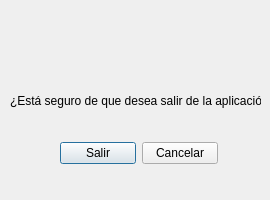
<?xml version="1.0" encoding="UTF-8"?>
<ui version="4.0">
 <class>dlgSalir</class>
 <widget class="QDialog" name="dlgSalir">
  <property name="geometry">
   <rect>
    <x>0</x>
    <y>0</y>
    <width>270</width>
    <height>200</height>
   </rect>
  </property>
  <property name="minimumSize">
   <size>
    <width>270</width>
    <height>20</height>
   </size>
  </property>
  <property name="maximumSize">
   <size>
    <width>270</width>
    <height>200</height>
   </size>
  </property>
  <property name="windowTitle">
   <string>Dialog</string>
  </property>
  <widget class="QLabel" name="labelSalir">
   <property name="geometry">
    <rect>
     <x>10</x>
     <y>90</y>
     <width>251</width>
     <height>21</height>
    </rect>
   </property>
   <property name="font">
    <font>
     <pointsize>9</pointsize>
    </font>
   </property>
   <property name="text">
    <string>¿Está seguro de que desea salir de la aplicación?</string>
   </property>
  </widget>
  <widget class="QLabel" name="labelImagen">
   <property name="geometry">
    <rect>
     <x>100</x>
     <y>20</y>
     <width>71</width>
     <height>71</height>
    </rect>
   </property>
   <property name="font">
    <font>
     <pointsize>12</pointsize>
    </font>
   </property>
   <property name="text">
    <string/>
   </property>
   <property name="pixmap">
    <pixmap>../img/peligro.png</pixmap>
   </property>
   <property name="scaledContents">
    <bool>true</bool>
   </property>
  </widget>
  <widget class="QWidget" name="layoutWidget">
   <property name="geometry">
    <rect>
     <x>60</x>
     <y>140</y>
     <width>158</width>
     <height>26</height>
    </rect>
   </property>
   <layout class="QHBoxLayout" name="horizontalLayout">
    <item>
     <widget class="QPushButton" name="buttonSalir">
      <property name="text">
       <string>Salir</string>
      </property>
     </widget>
    </item>
    <item>
     <widget class="QPushButton" name="buttonCancelar">
      <property name="text">
       <string>Cancelar</string>
      </property>
     </widget>
    </item>
   </layout>
  </widget>
 </widget>
 <resources/>
 <connections/>
</ui>
